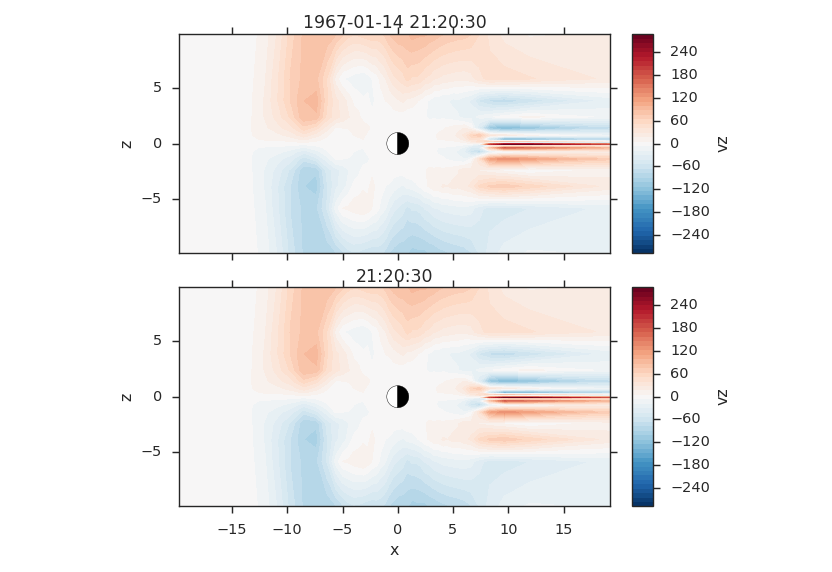

Here is the Python script that generated this plot:
from os import path

import numpy as np
import viscid
from viscid.plot import vpyplot as vlt
from matplotlib import pyplot as plt


f2d = viscid.load_file(path.join(viscid.sample_dir, 'sample_xdmf.py_0.xdmf'))

times = np.array([grid.time for grid in f2d.iter_times(":2")])
nr_times = len(times)

_, axes = plt.subplots(nr_times, 1)

for i, grid in enumerate(f2d.iter_times(":2")):
    vlt.plot(grid["vz"]["x = -20.0f:20.0f, y = 0.0f, z = -10.0f:10.0f"],
             plot_opts="lin_0,earth", ax=axes[i])
    plt.title(grid.format_time(".01f"))

vlt.auto_adjust_subplots()
vlt.show()
